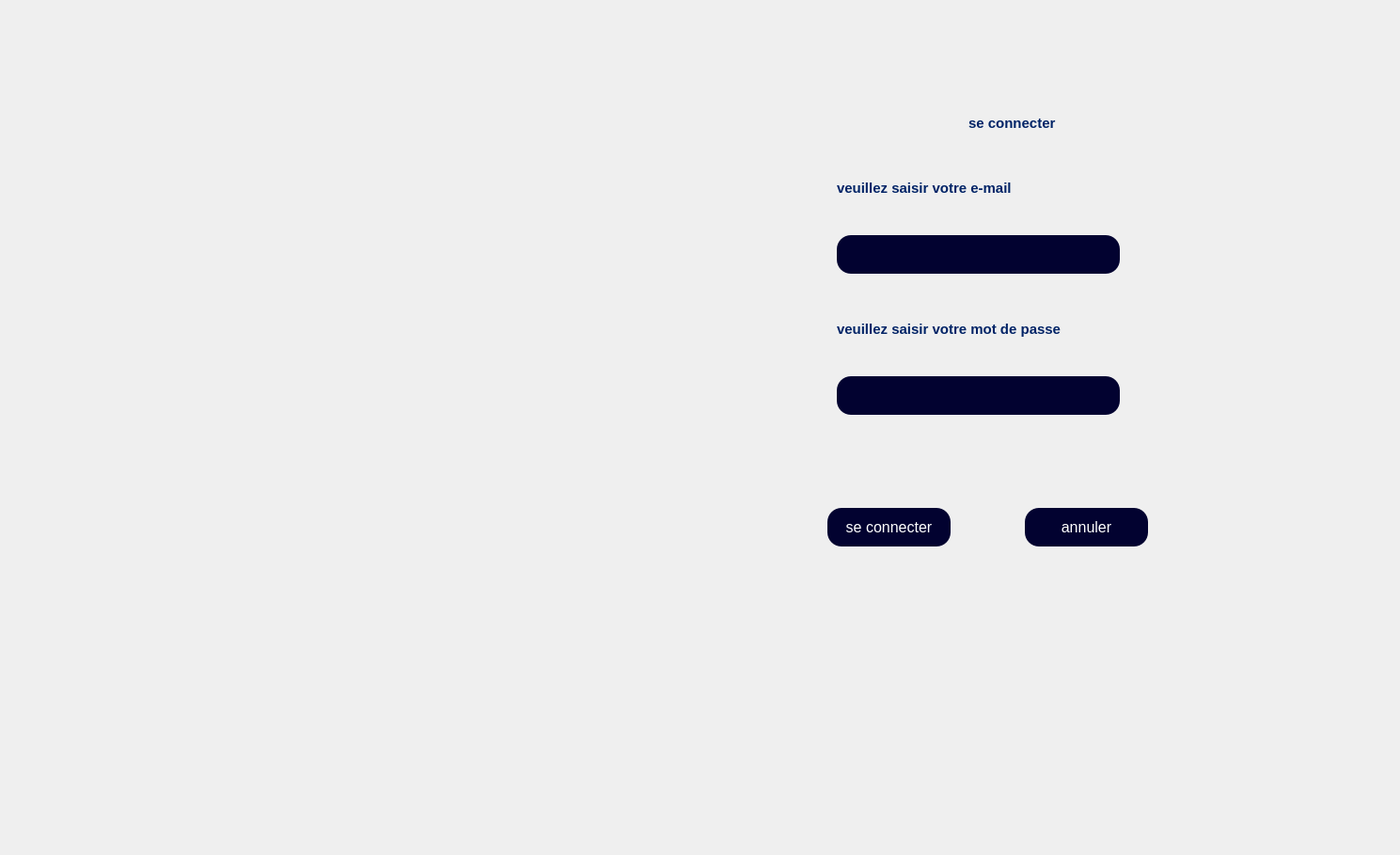
        <widget class="QWidget" name="login_13">
         <widget class="QLabel" name="login_14">
          <property name="geometry">
           <rect>
            <x>40</x>
            <y>0</y>
            <width>1440</width>
            <height>900</height>
           </rect>
          </property>
          <property name="text">
           <string/>
          </property>
          <property name="pixmap">
           <pixmap resource="icons.qrc">:/icons/icones/login.png</pixmap>
          </property>
         </widget>
         <widget class="QLabel" name="label_78">
          <property name="geometry">
           <rect>
            <x>1030</x>
            <y>120</y>
            <width>121</width>
            <height>21</height>
           </rect>
          </property>
          <property name="styleSheet">
           <string notr="true">QLabel {
    font-size: 15px;
    font-weight: bold;
    color: #002366;  /* Bleu foncé */
}
</string>
          </property>
          <property name="text">
           <string>se connecter </string>
          </property>
          <property name="scaledContents">
           <bool>true</bool>
          </property>
         </widget>
         <widget class="QLabel" name="label_79">
          <property name="geometry">
           <rect>
            <x>890</x>
            <y>340</y>
            <width>241</width>
            <height>20</height>
           </rect>
          </property>
          <property name="styleSheet">
           <string notr="true">QLabel {
    font-size: 15px;
    font-weight: bold;
    color: #002366;  /* Bleu foncé */
}
</string>
          </property>
          <property name="text">
           <string>veuillez saisir votre mot de passe </string>
          </property>
         </widget>
         <widget class="QLineEdit" name="lineEdit_25">
          <property name="geometry">
           <rect>
            <x>890</x>
            <y>250</y>
            <width>301</width>
            <height>41</height>
           </rect>
          </property>
          <property name="styleSheet">
           <string notr="true">QLineEdit {
    background-color: #020230;
    color: white;
    border-radius: 15px;
    padding: 10px;
    font-size: 16px;
    border: none;
}</string>
          </property>
         </widget>
         <widget class="QPushButton" name="pushButton_32">
          <property name="geometry">
           <rect>
            <x>880</x>
            <y>540</y>
            <width>131</width>
            <height>41</height>
           </rect>
          </property>
          <property name="styleSheet">
           <string notr="true">QPushButton {
    background-color: #020230;
    color: white;
    border-radius: 15px;
    padding: 10px;
    font-size: 16px;
    border: none;
}

QPushButton:hover {
    background-color: #030350;
}

QPushButton:pressed {
    background-color: #010120;
}</string>
          </property>
          <property name="text">
           <string>se connecter</string>
          </property>
         </widget>
         <widget class="QPushButton" name="pushButton_33">
          <property name="geometry">
           <rect>
            <x>1090</x>
            <y>540</y>
            <width>131</width>
            <height>41</height>
           </rect>
          </property>
          <property name="styleSheet">
           <string notr="true">QPushButton {
    background-color: #020230;
    color: white;
    border-radius: 15px;
    padding: 10px;
    font-size: 16px;
    border: none;
}

QPushButton:hover {
    background-color: #030350;
}

QPushButton:pressed {
    background-color: #010120;
}</string>
          </property>
          <property name="text">
           <string>annuler</string>
          </property>
         </widget>
         <widget class="QLabel" name="label_80">
          <property name="geometry">
           <rect>
            <x>890</x>
            <y>190</y>
            <width>201</width>
            <height>20</height>
           </rect>
          </property>
          <property name="styleSheet">
           <string notr="true">QLabel {
    font-size: 15px;
    font-weight: bold;
    color: #002366;  /* Bleu foncé */
}
</string>
          </property>
          <property name="text">
           <string>veuillez saisir votre e-mail</string>
          </property>
         </widget>
         <widget class="QLineEdit" name="lineEdit_26">
          <property name="geometry">
           <rect>
            <x>890</x>
            <y>400</y>
            <width>301</width>
            <height>41</height>
           </rect>
          </property>
          <property name="styleSheet">
           <string notr="true">QLineEdit {
    background-color: #020230;
    color: white;
    border-radius: 15px;
    padding: 10px;
    font-size: 16px;
    border: none;
}</string>
          </property>
         </widget>
        </widget>
